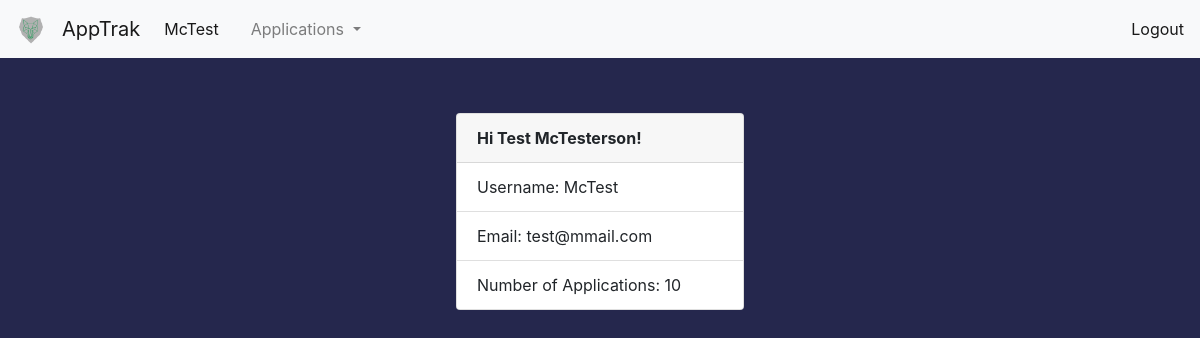
The app's page /user-info (signed in) with its own data.
### apptrak/blueprints/auth/models.py (models this page shows, shortened)
class User(UserMixin, db.Model):
    id = db.Column(db.Integer, primary_key=True)
    name = db.Column(db.String(100))
    username = db.Column(db.String, unique=True)
    email = db.Column(db.String, unique=True)
    password = db.Column(db.String(40))
    job_applications = db.relationship('JobApplication', backref='user')

### apptrak/blueprints/auth/views.py (the view)
@auth.route('/user-info', methods=['GET', 'POST'])
@login_required
def user_info():
    user = current_user
    num_apps = len(current_user.job_applications)
    return flask.render_template('user-info.html', user=user, num_apps=num_apps)

### apptrak/blueprints/auth/models.py (called while the page is built)
@login_mgr.user_loader
def load_user(user_id):
    return User.query.get(user_id)

### apptrak/blueprints/auth/templates/user-info.html (shortened to what this page needs)
{% extends 'base.html' %}
{% block body %}
<div class="card_wrapper">
    <div class="card d-flex justify-content-center" style="width: 18rem;">
        <div class="card-header">
            <b>Hi {{ user.name }}!</b>
        </div>
        <ul class="list-group list-group-flush">
            <li class="list-group-item">Username: {{ user.username }}</li>
            <li class="list-group-item">Email: {{ user.email }} </li>
            <li class="list-group-item">Number of Applications: {{ num_apps }}</li>
        </ul>
    </div>
</div>
{% endblock %}

### apptrak/templates/base.html (shortened to what this page needs)
<!DOCTYPE html>
<html>
<head>
  <link rel="stylesheet" href="https://stackpath.bootstrapcdn.com/bootstrap/4.5.1/css/bootstrap.min.css">
</head>
<body>
    <nav class="navbar navbar-expand-lg navbar-light bg-light fixed-top">
         <a class="navbar-brand" href="">
             <img src="{{ url_for('static', filename='/images/logo.png') }}" width="30" height="30" alt="" loading="lazy">
         </a>
      <a class="navbar-brand" href="#">AppTrak</a>
      <div class="collapse navbar-collapse" id="navbarNav">
        <ul class="navbar-nav">
          <li class="nav-item active">
            <a class="nav-link" href="{{ url_for('auth.user_info') }}">{% if current_user.is_authenticated %}{{ current_user.username }}{% endif %} <span class="sr-only">(current)</span></a>
          </li>
          <li class="nav-item">
            <a class="nav-link" href="{{ url_for('auth.user_info') }}"></a>
          </li>
          {% if not current_user.is_anonymous %}
          <li class="nav-item dropdown">
              <a class="nav-link dropdown-toggle" href="#" id="navbarDropdown" role="button" data-toggle="dropdown" aria-haspopup="true" aria-expanded="false">
                Applications
              </a>
          </li>
          {% endif %}
        </ul>
      </div>
        <span class="navbar-text">
            {% if current_user.is_anonymous %}
            <a href="{{ url_for('auth.login') }}">Login</a>
            {% else %}
            <a href="{{ url_for('auth.logout') }}">Logout</a>
            {% endif %}
         </span>
    </nav>
<div class="container-fluid dynamic-body">
      {% block body %}
      {% endblock %}
</div>
</body>
</html>

### apptrak/templates/base.html (style rules this page uses)
body { padding-top: 65px; background-color: #25274D; }
.card_wrapper { margin: 3em; display: flex; justify-content: center; align-items: center; }

### records on screen
User: username "McTest", name "Test McTesterson", email "test@mmail.com"

### other values on screen
{{ num_apps }} "10"
